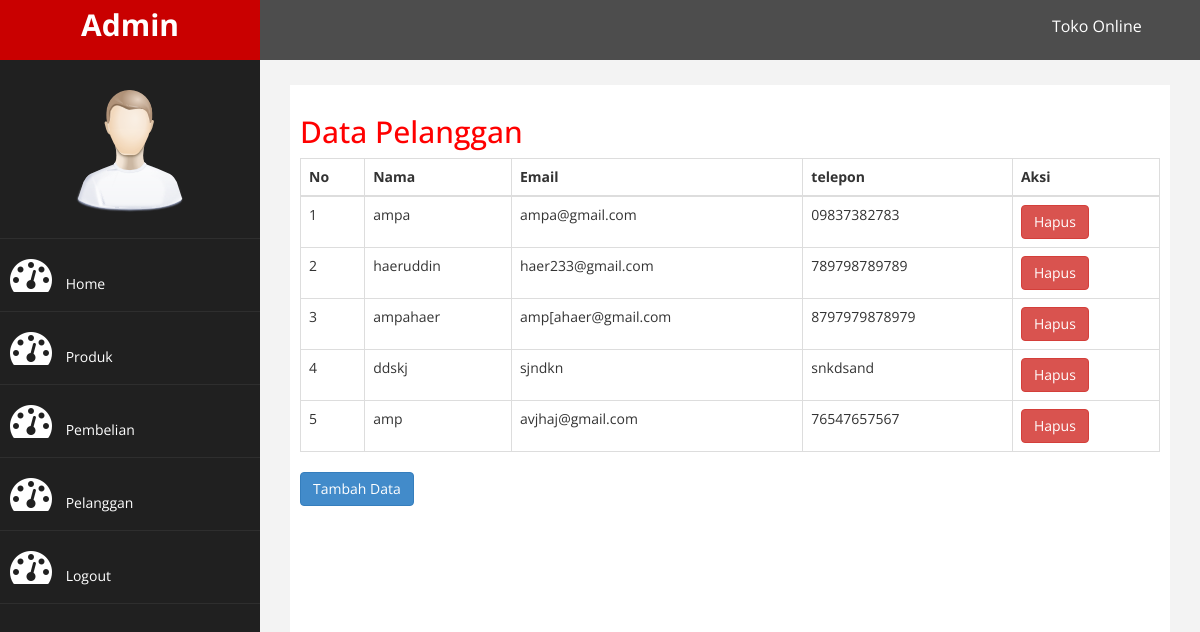
/admin/index.php?halaman=pelanggan, run on the app's committed database.
### tables this page shows
CREATE TABLE IF NOT EXISTS `pelanggan` (
  `id_pelanggan` int(11) NOT NULL AUTO_INCREMENT,
  `email_pelanggan` varchar(100) NOT NULL,
  `password_pelanggan` varchar(50) NOT NULL,
  `nama_pelanggan` varchar(100) NOT NULL,
  `telpon` varchar(50) NOT NULL,
  PRIMARY KEY (`id_pelanggan`)
);

### admin/pelanggan.php (the view)
<h2>Data Pelanggan</h2>
<table class="table table-bordered">
	<thead>
		<tr>
			<th>No</th>
			<th>Nama</th>
			<th>Email</th>
			<th>telepon</th>
			<th>Aksi</th>
		</tr>
	</thead>
	<tbody>
		<?php $no=1; ?>
		<?php $ambil=$koneksi->query("select * from pelanggan"); ?>
		<?php while($pecah=$ambil->fetch_assoc()){ ?>
		<tr>
			<td><?php echo $no; ?></td>
			<td><?php echo $pecah['nama_pelanggan']; ?></td>
			<td><?php echo $pecah['email_pelanggan']; ?></td>
			<td><?php echo$pecah['telpon']; ?></td>
			<td>
				<a href="" class= "btn btn-danger">Hapus</a>
			</td>
		</tr>
		<?php $no++; ?>
<?php } ?>
	</tbody>
</table>
<a href="index.php?halaman=tambahpelanggan" class="btn btn-primary">Tambah Data </a>

### admin/assets/css/custom.css (style rules this page uses)
body { font-family: 'Open Sans', sans-serif; }
h2 { color: #f00; }

### data on the page
pelanggan: nama_pelanggan "ampa", email_pelanggan "ampa@gmail.com", telpon "09837382783"
pelanggan: nama_pelanggan "haeruddin", email_pelanggan "haer233@gmail.com", telpon "789798789789"
pelanggan: nama_pelanggan "ampahaer", email_pelanggan "amp[ahaer@gmail.com", telpon "8797979878979"
pelanggan: nama_pelanggan "ddskj", email_pelanggan "sjndkn", telpon "snkdsand"
pelanggan: nama_pelanggan "amp", email_pelanggan "avjhaj@gmail.com", telpon "76547657567"
